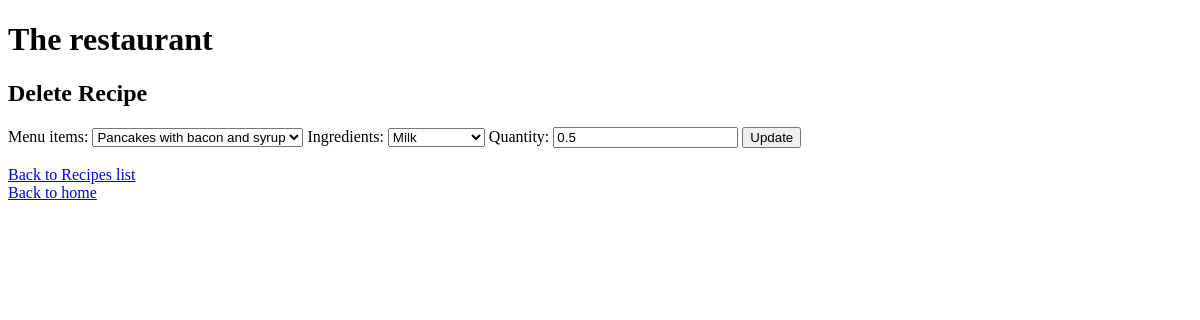
Before: /6/update_recipe/ with the older database file.
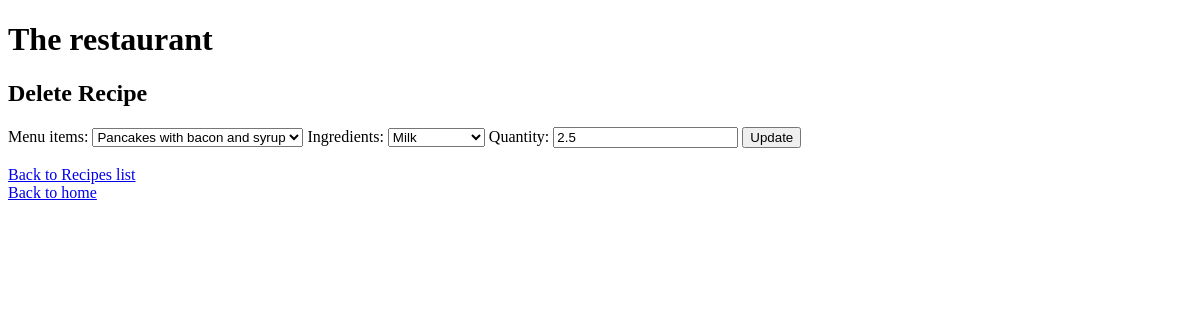
After: the same page with the newer database file.
### inventory/models.py (models this page shows, shortened)
class RecipeRequirement(models.Model):
    menu_item = models.ForeignKey(MenuItem, default=1, verbose_name= "menu items", on_delete=models.CASCADE)
    Ingredient = models.ForeignKey(Ingredient, default=1, verbose_name= "ingredients", on_delete=models.CASCADE)
    quantity = models.FloatField(default=0)

### inventory/views.py (the view)
# urls.py: path("<pk>/update_recipe/", views.UpdateRecipe.as_view(), name='updaterecipe'),
class UpdateRecipe(UpdateView):
    model = RecipeRequirement
    form_class= RecipeRequirementCreate
    template_name = "update_recipe.html"

### inventory/forms.py
class RecipeRequirementCreate(forms.ModelForm):
    class Meta:
        model = RecipeRequirement
        fields = "__all__"

### inventory/models.py (called while the page is built)
    def __str__(self):
        return f"{self.name}"

    def __str__(self):
        return self.title

### inventory/templates/update_recipe.html (shortened to what this page needs)
{% extends 'base.html' %} {% load static %} {% block content %}
<h2>Delete Recipe</h2>
<form method="post">
  {{ form }}
  <input type="submit" value="Update" />
</form>
<br>
<a href="{% url 'recipes'%}">Back to Recipes list</a>
<br>
<a href="{% url 'home'%}">Back to home</a>
{% endblock %}

Changed rows visible on the page:
changed RecipeRequirement "Pancakes with bacon and syrup": quantity "0.5" → "2.5"
